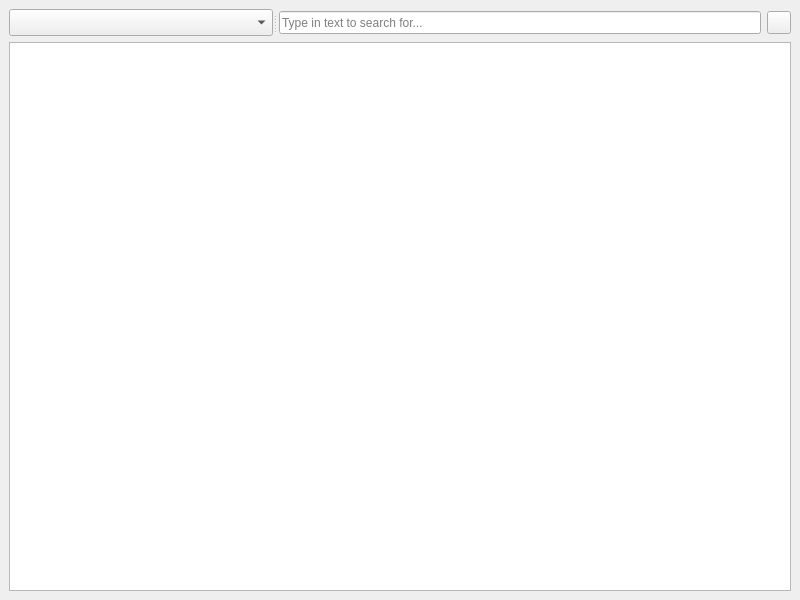
<?xml version="1.0" encoding="UTF-8"?>
<ui version="4.0">
 <class>HelpBrowserShell</class>
 <widget class="QMainWindow" name="HelpBrowserShell">
  <property name="geometry">
   <rect>
    <x>0</x>
    <y>0</y>
    <width>800</width>
    <height>600</height>
   </rect>
  </property>
  <property name="windowTitle">
   <string>MainWindow</string>
  </property>
  <widget class="QWidget" name="centralwidget">
   <layout class="QVBoxLayout" name="verticalLayout">
    <item>
     <layout class="QHBoxLayout" name="horizontalLayout_2">
      <item>
       <widget class="QSplitter" name="splitter">
        <property name="orientation">
         <enum>Qt::Horizontal</enum>
        </property>
        <widget class="QComboBox" name="comboIndex">
         <property name="sizePolicy">
          <sizepolicy hsizetype="Expanding" vsizetype="Fixed">
           <horstretch>0</horstretch>
           <verstretch>0</verstretch>
          </sizepolicy>
         </property>
        </widget>
        <widget class="QWidget" name="horizontalLayoutWidget">
         <layout class="QHBoxLayout" name="horizontalLayout" stretch="2,1">
          <property name="leftMargin">
           <number>2</number>
          </property>
          <property name="topMargin">
           <number>2</number>
          </property>
          <property name="bottomMargin">
           <number>2</number>
          </property>
          <item>
           <widget class="QLineEdit" name="searchText">
            <property name="sizePolicy">
             <sizepolicy hsizetype="Preferred" vsizetype="Preferred">
              <horstretch>0</horstretch>
              <verstretch>0</verstretch>
             </sizepolicy>
            </property>
            <property name="toolTip">
             <string>Search Text</string>
            </property>
            <property name="frame">
             <bool>true</bool>
            </property>
            <property name="placeholderText">
             <string>Type in text to search for...</string>
            </property>
            <property name="clearButtonEnabled">
             <bool>true</bool>
            </property>
           </widget>
          </item>
          <item>
           <widget class="QToolButton" name="btSearchText">
            <property name="toolTip">
             <string>Repeat search, press Shift to search backwards</string>
            </property>
            <property name="text">
             <string notr="true"/>
            </property>
            <property name="icon">
             <iconset resource="../../resources.qrc">
              <normaloff>:/images/find_pos.png</normaloff>:/images/find_pos.png</iconset>
            </property>
           </widget>
          </item>
         </layout>
        </widget>
       </widget>
      </item>
     </layout>
    </item>
    <item>
     <widget class="HelpBrowser" name="textBrowser">
      <property name="autoFillBackground">
       <bool>true</bool>
      </property>
     </widget>
    </item>
   </layout>
  </widget>
 </widget>
 <customwidgets>
  <customwidget>
   <class>HelpBrowser</class>
   <extends>QTextBrowser</extends>
   <header>helpbrowser.h</header>
  </customwidget>
 </customwidgets>
 <resources>
  <include location="../../resources.qrc"/>
 </resources>
 <connections/>
</ui>
